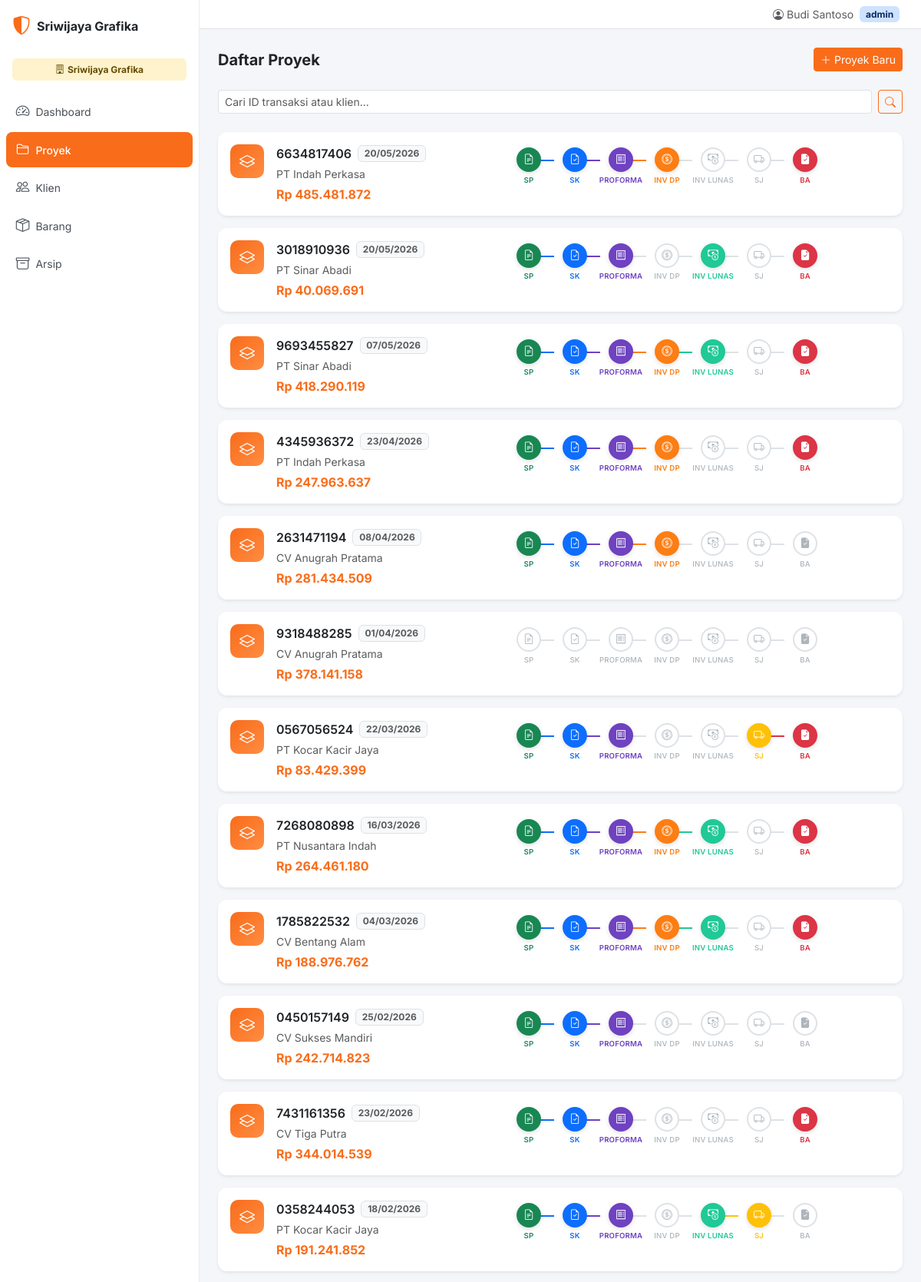
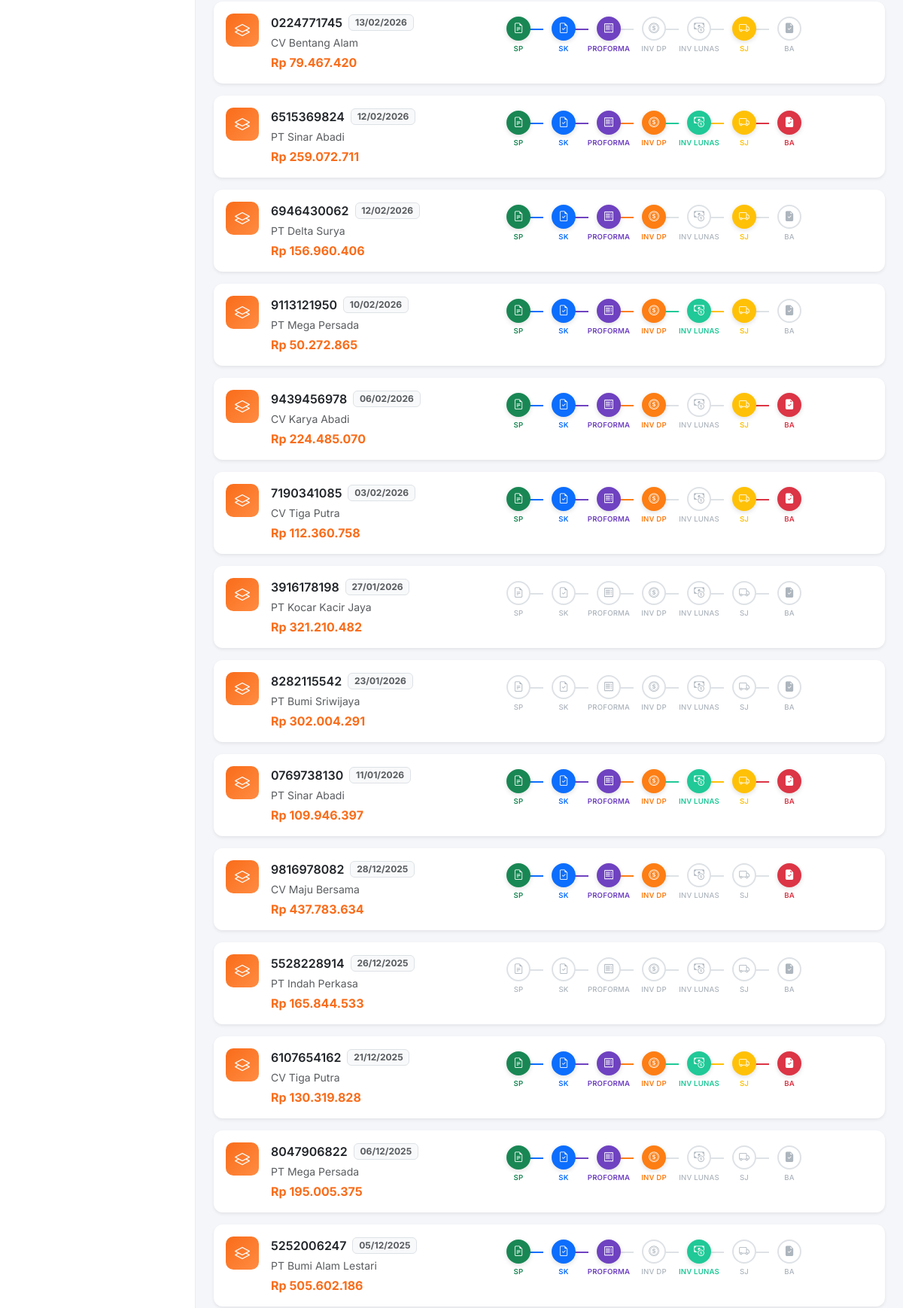
The page /proyek/index.php (signed in, upper part) on the database its author committed (2 pictures, top to bottom).
### tables this page shows
CREATE TABLE `proyek` (
  `id` int NOT NULL AUTO_INCREMENT,
  `entity_id` int DEFAULT NULL,
  `no_referensi` varchar(10) NOT NULL,
  `klien_id` int DEFAULT NULL,
  `tanggal` date NOT NULL DEFAULT (curdate()),
  `berlaku_sampai` date NOT NULL DEFAULT ((curdate() + interval 1 month)),
  `no_sp` varchar(20) DEFAULT NULL,
  `no_sk` varchar(20) DEFAULT NULL,
  `no_inv` varchar(20) DEFAULT NULL,
  `no_sj` varchar(20) DEFAULT NULL,
  `no_ba` varchar(20) DEFAULT NULL,
  `no_proforma` varchar(20) DEFAULT NULL,
  `no_inv_dp` varchar(20) DEFAULT NULL,
  `no_inv_pelunasan` varchar(20) DEFAULT NULL,
  `diskon_persen` decimal(5,2) DEFAULT '0.00',
  `ppn_persen` decimal(5,2) DEFAULT '11.00',
  `sub_total` decimal(15,2) DEFAULT '0.00',
  `dpp` decimal(15,2) DEFAULT '0.00',
  `grand_total` decimal(15,2) DEFAULT '0.00',
  `dibuat_oleh` int DEFAULT NULL,
  `is_archived` tinyint(1) DEFAULT '0',
  `created_at` timestamp NULL DEFAULT CURRENT_TIMESTAMP,
  `updated_at` timestamp NULL DEFAULT CURRENT_TIMESTAMP ON UPDATE CURRENT_TIMESTAMP,
  `dp_persen` decimal(5,1) DEFAULT '50.0',
  `waktu_pelaksanaan_hari` int DEFAULT '7',
  PRIMARY KEY (`id`),
  UNIQUE KEY `no_referensi` (`no_referensi`)
);

CREATE TABLE `klien` (
  `id` int NOT NULL AUTO_INCREMENT,
  `entity_id` int DEFAULT NULL,
  `nama_perusahaan` varchar(200) NOT NULL,
  `alamat` text,
  `npwp` varchar(30) DEFAULT NULL,
  `pic` varchar(100) DEFAULT NULL,
  `no_telp` varchar(30) DEFAULT NULL,
  `created_at` timestamp NULL DEFAULT CURRENT_TIMESTAMP,
  PRIMARY KEY (`id`)
);

### config/functions.php (called while the page is built, shortened)
<?php
function rupiah($angka): string {
    return 'Rp ' . number_format((float)$angka, 0, ',', '.');
}

### proyek/index.php (the view, shortened to what this page needs)
<?php
require '../config/database.php';
require '../config/functions.php';
$search = $_GET['search'] ?? '';
$sql = "SELECT p.*, k.nama_perusahaan FROM proyek p JOIN klien k ON p.klien_id = k.id WHERE p.entity_id = ? AND p.is_archived = 0";
$params = [$_SESSION['entity_id']];
$sql .= " ORDER BY p.created_at DESC";
$stmt = $pdo->prepare($sql);
$stmt->execute($params);
$proyek_list = $stmt->fetchAll();
$docs = [
  'no_sp' => ['label' => 'SP', 'icon' => 'bi-file-earmark-text', 'color' => '#198754'],
  'no_sk' => ['label' => 'SK', 'icon' => 'bi-file-earmark-check', 'color' => '#0d6efd'],
  'no_proforma' => ['label' => 'Proforma', 'icon' => 'bi-receipt', 'color' => '#6f42c1'],
  'no_inv_dp' => ['label' => 'INV DP', 'icon' => 'bi-coin', 'color' => '#fd7e14'],
  'no_inv_pelunasan' => ['label' => 'INV Lunas', 'icon' => 'bi-cash-coin', 'color' => '#20c997'],
  'no_sj' => ['label' => 'SJ', 'icon' => 'bi-truck', 'color' => '#ffc107'],
  'no_ba' => ['label' => 'BA', 'icon' => 'bi-file-earmark-check-fill', 'color' => '#dc3545'],
];
require '../template/header.php';
?>
<div class="d-flex justify-content-between align-items-center mb-4">
  <h5 class="fw-bold mb-0">Daftar Proyek</h5>
  <a href="create.php" class="btn btn-primary btn-sm">
    <i class="bi bi-plus-lg me-1"></i>Proyek Baru
  </a>
</div>
<form class="row g-2 mb-4">
  <div class="col">
    <input type="text" name="search" class="form-control form-control-sm" placeholder="Cari ID transaksi atau klien..." value="<?= htmlspecialchars($search) ?>">
  </div>
  <div class="col-auto">
    <button class="btn btn-sm btn-outline-primary"><i class="bi bi-search"></i></button>
  </div>
</form>
<?php if (!$proyek_list): ?>
<div class="text-center text-muted py-5">
  <i class="bi bi-folder2-open fs-1 d-block mb-2"></i>
  <span>Belum ada proyek</span>
</div>
<?php else: ?>
<div class="row g-3">
  <?php foreach ($proyek_list as $p): ?>
  <div class="col-12">
    <div class="card border-0 shadow-sm project-card">
      <div class="card-body p-3">
        <div class="row g-3 align-items-start">
          <div class="col-md-5">
            <div class="d-flex align-items-start gap-3">
              <div class="project-icon">
                <i class="bi bi-layers"></i>
              </div>
              <div class="min-w-0 flex-grow-1">
                <div class="d-flex align-items-center gap-2 mb-1">
                  <a href="detail.php?id=<?= $p['id'] ?>" class="text-decoration-none fw-semibold text-reset stretched-link"><?= htmlspecialchars($p['no_referensi']) ?></a>
                  <span class="badge bg-light text-muted border"><?= date('d/m/Y', strtotime($p['tanggal'])) ?></span>
                </div>
                <div class="text-muted small mb-1"><?= htmlspecialchars($p['nama_perusahaan']) ?></div>
                <div class="fw-bold" style="color:var(--bs-primary)"><?= rupiah($p['grand_total']) ?></div>
              </div>
            </div>
          </div>
          <div class="col-md-7">
            <div class="doc-map">
              <div class="doc-map-track">
                <?php foreach ($docs as $col => $doc): ?>
                <div class="doc-node<?= $p[$col] ? ' done' : '' ?>" style="--doc-color:<?= $doc['color'] ?>">
                  <div class="doc-node-icon">
                    <i class="bi <?= $doc['icon'] ?>"></i>
                  </div>
                  <div class="doc-node-label"><?= $doc['label'] ?></div>
                </div>
                <?php endforeach; ?>
              </div>
            </div>
          </div>
        </div>
      </div>
    </div>
  </div>
  <?php endforeach; ?>
</div>
<?php endif; ?>
<?php require '../template/footer.php'; ?>

### assets/css/style.css (style rules this page uses)
:root { --primary: #F96C1A; --primary-hover: #e05e12; --bs-primary: #F96C1A; --bs-primary-rgb: 249, 108, 26; }
body { font-family: 'Inter', -apple-system, BlinkMacSystemFont, sans-serif; background: #f5f6fa; }
.card { border-radius: 12px; }
.btn-primary { background-color: var(--bs-primary); border-color: var(--bs-primary); }
.btn-outline-primary { color: var(--bs-primary); border-color: var(--bs-primary); }
.project-card { transition: transform 0.15s ease, box-shadow 0.15s ease; }
.project-icon { width: 44px; height: 44px; border-radius: 10px; background: linear-gradient(135deg, var(--bs-primary), #ff8c42); display: flex; align-items: center; justify-content: center; flex-shrink: 0; }
.project-icon i { color: #fff; font-size: 1.25rem; }
.doc-map { overflow-x: auto; padding: 4px 0; }
.doc-map-track { display: flex; align-items: center; gap: 12px; min-width: max-content; }
.doc-node { display: flex; flex-direction: column; align-items: center; position: relative; flex-shrink: 0; width: 48px; }
.doc-node:not(:first-child)::before { content: ''; position: absolute; top: 16px; left: -21px; width: 18px; height: 2px; background: #dee2e6; z-index: 0; }
.doc-node.done + .doc-node.done::before { background: var(--doc-color); }
.doc-node-icon { width: 32px; height: 32px; border-radius: 50%; border: 2px solid #dee2e6; background: #fff; display: flex; align-items: center; justify-content: center; font-size: 0.85rem; color: #adb5bd; transition: all 0.2s ease; position: relative; z-index: 1; }
.doc-node.done .doc-node-icon { background: var(--doc-color); border-color: var(--doc-color); color: #fff; box-shadow: 0 2px 6px rgba(0,0,0,0.12); }
.doc-node-label { font-size: 0.6rem; color: #adb5bd; margin-top: 4px; white-space: nowrap; font-weight: 500; text-transform: uppercase; letter-spacing: 0.02em; }
.doc-node.done .doc-node-label { color: var(--doc-color); font-weight: 600; }
.min-w-0 { min-width: 0; }

### rows shown on the page
proyek: no_referensi "6634817406", tanggal "20/05/2026", klien.nama_perusahaan "PT Indah Perkasa", grand_total "Rp 485.481.872", label "SP", label "SK", label "PROFORMA", label "INV DP", label "INV LUNAS", label "SJ", label "BA"
proyek: no_referensi "3018910936", tanggal "20/05/2026", klien.nama_perusahaan "PT Sinar Abadi", grand_total "Rp 40.069.691", label "SP", label "SK", label "PROFORMA", label "INV DP", label "INV LUNAS", label "SJ", label "BA"
proyek: no_referensi "9693455827", tanggal "07/05/2026", klien.nama_perusahaan "PT Sinar Abadi", grand_total "Rp 418.290.119", label "SP", label "SK", label "PROFORMA", label "INV DP", label "INV LUNAS", label "SJ", label "BA"
proyek: no_referensi "4345936372", tanggal "23/04/2026", klien.nama_perusahaan "PT Indah Perkasa", grand_total "Rp 247.963.637", label "SP", label "SK", label "PROFORMA", label "INV DP", label "INV LUNAS", label "SJ", label "BA"
proyek: no_referensi "2631471194", tanggal "08/04/2026", klien.nama_perusahaan "CV Anugrah Pratama", grand_total "Rp 281.434.509", label "SP", label "SK", label "PROFORMA", label "INV DP", label "INV LUNAS", label "SJ", label "BA"
proyek: no_referensi "9318488285", tanggal "01/04/2026", klien.nama_perusahaan "CV Anugrah Pratama", grand_total "Rp 378.141.158", label "SP", label "SK", label "PROFORMA", label "INV DP", label "INV LUNAS", label "SJ", label "BA"
proyek: no_referensi "0567056524", tanggal "22/03/2026", klien.nama_perusahaan "PT Kocar Kacir Jaya", grand_total "Rp 83.429.399", label "SP", label "SK", label "PROFORMA", label "INV DP", label "INV LUNAS", label "SJ", label "BA"
proyek: no_referensi "7268080898", tanggal "16/03/2026", klien.nama_perusahaan "PT Nusantara Indah", grand_total "Rp 264.461.180", label "SP", label "SK", label "PROFORMA", label "INV DP", label "INV LUNAS", label "SJ", label "BA"
proyek: no_referensi "1785822532", tanggal "04/03/2026", klien.nama_perusahaan "CV Bentang Alam", grand_total "Rp 188.976.762", label "SP", label "SK", label "PROFORMA", label "INV DP", label "INV LUNAS", label "SJ", label "BA"
proyek: no_referensi "0450157149", tanggal "25/02/2026", klien.nama_perusahaan "CV Sukses Mandiri", grand_total "Rp 242.714.823", label "SP", label "SK", label "PROFORMA", label "INV DP", label "INV LUNAS", label "SJ", label "BA"
proyek: no_referensi "7431161356", tanggal "23/02/2026", klien.nama_perusahaan "CV Tiga Putra", grand_total "Rp 344.014.539", label "SP", label "SK", label "PROFORMA", label "INV DP", label "INV LUNAS", label "SJ", label "BA"
proyek: no_referensi "0358244053", tanggal "18/02/2026", klien.nama_perusahaan "PT Kocar Kacir Jaya", grand_total "Rp 191.241.852", label "SP", label "SK", label "PROFORMA", label "INV DP", label "INV LUNAS", label "SJ", label "BA"
proyek: no_referensi "0224771745", tanggal "13/02/2026", klien.nama_perusahaan "CV Bentang Alam", grand_total "Rp 79.467.420", label "SP", label "SK", label "PROFORMA", label "INV DP", label "INV LUNAS", label "SJ", label "BA"
proyek: no_referensi "6515369824", tanggal "12/02/2026", klien.nama_perusahaan "PT Sinar Abadi", grand_total "Rp 259.072.711", label "SP", label "SK", label "PROFORMA", label "INV DP", label "INV LUNAS", label "SJ", label "BA"
proyek: no_referensi "6946430062", tanggal "12/02/2026", klien.nama_perusahaan "PT Delta Surya", grand_total "Rp 156.960.406", label "SP", label "SK", label "PROFORMA", label "INV DP", label "INV LUNAS", label "SJ", label "BA"
proyek: no_referensi "9113121950", tanggal "10/02/2026", klien.nama_perusahaan "PT Mega Persada", grand_total "Rp 50.272.865", label "SP", label "SK", label "PROFORMA", label "INV DP", label "INV LUNAS", label "SJ", label "BA"
proyek: no_referensi "9439456978", tanggal "06/02/2026", klien.nama_perusahaan "CV Karya Abadi", grand_total "Rp 224.485.070", label "SP", label "SK", label "PROFORMA", label "INV DP", label "INV LUNAS", label "SJ", label "BA"
proyek: no_referensi "7190341085", tanggal "03/02/2026", klien.nama_perusahaan "CV Tiga Putra", grand_total "Rp 112.360.758", label "SP", label "SK", label "PROFORMA", label "INV DP", label "INV LUNAS", label "SJ", label "BA"
proyek: no_referensi "3916178198", tanggal "27/01/2026", klien.nama_perusahaan "PT Kocar Kacir Jaya", grand_total "Rp 321.210.482", label "SP", label "SK", label "PROFORMA", label "INV DP", label "INV LUNAS", label "SJ", label "BA"
proyek: no_referensi "8282115542", tanggal "23/01/2026", klien.nama_perusahaan "PT Bumi Sriwijaya", grand_total "Rp 302.004.291", label "SP", label "SK", label "PROFORMA", label "INV DP", label "INV LUNAS", label "SJ", label "BA"
proyek: no_referensi "0769738130", tanggal "11/01/2026", klien.nama_perusahaan "PT Sinar Abadi", grand_total "Rp 109.946.397", label "SP", label "SK", label "PROFORMA", label "INV DP", label "INV LUNAS", label "SJ", label "BA"
proyek: no_referensi "9816978082", tanggal "28/12/2025", klien.nama_perusahaan "CV Maju Bersama", grand_total "Rp 437.783.634", label "SP", label "SK", label "PROFORMA", label "INV DP", label "INV LUNAS", label "SJ", label "BA"
proyek: no_referensi "5528228914", tanggal "26/12/2025", klien.nama_perusahaan "PT Indah Perkasa", grand_total "Rp 165.844.533", label "SP", label "SK", label "PROFORMA", label "INV DP", label "INV LUNAS", label "SJ", label "BA"
proyek: no_referensi "6107654162", tanggal "21/12/2025", klien.nama_perusahaan "CV Tiga Putra", grand_total "Rp 130.319.828", label "SP", label "SK", label "PROFORMA", label "INV DP", label "INV LUNAS", label "SJ", label "BA"
proyek: no_referensi "8047906822", tanggal "06/12/2025", klien.nama_perusahaan "PT Mega Persada", grand_total "Rp 195.005.375", label "SP", label "SK", label "PROFORMA", label "INV DP", label "INV LUNAS", label "SJ", label "BA"
proyek: no_referensi "5252006247", tanggal "05/12/2025", klien.nama_perusahaan "PT Bumi Alam Lestari", grand_total "Rp 505.602.186", label "SP", label "SK", label "PROFORMA", label "INV DP", label "INV LUNAS", label "SJ", label "BA"

### other values the page prints
$_SESSION['entity_name'] "Sriwijaya Grafika"
$_SESSION['user_nama'] "Budi Santoso"
$_SESSION['role'] "admin"
